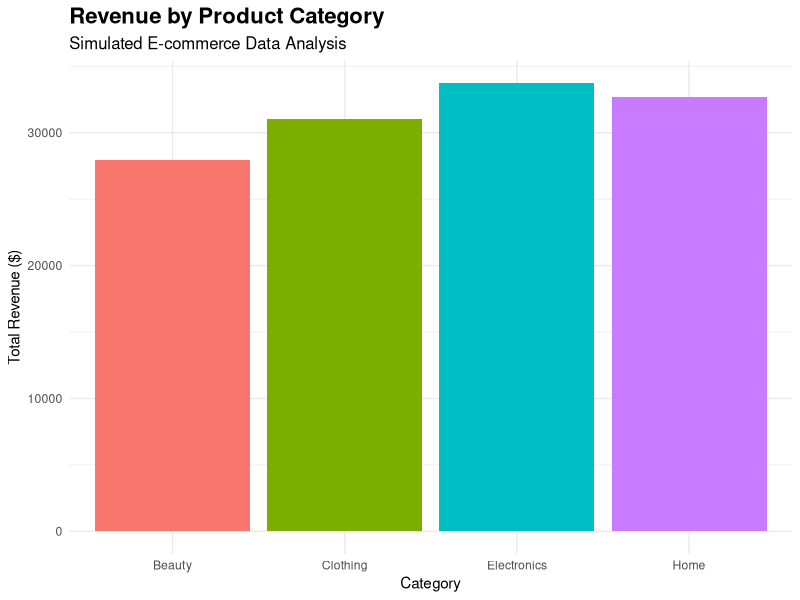
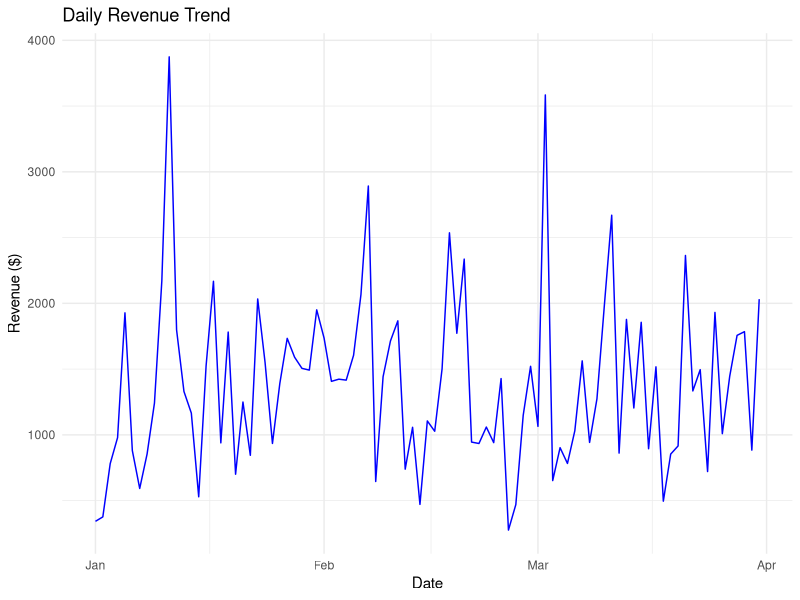
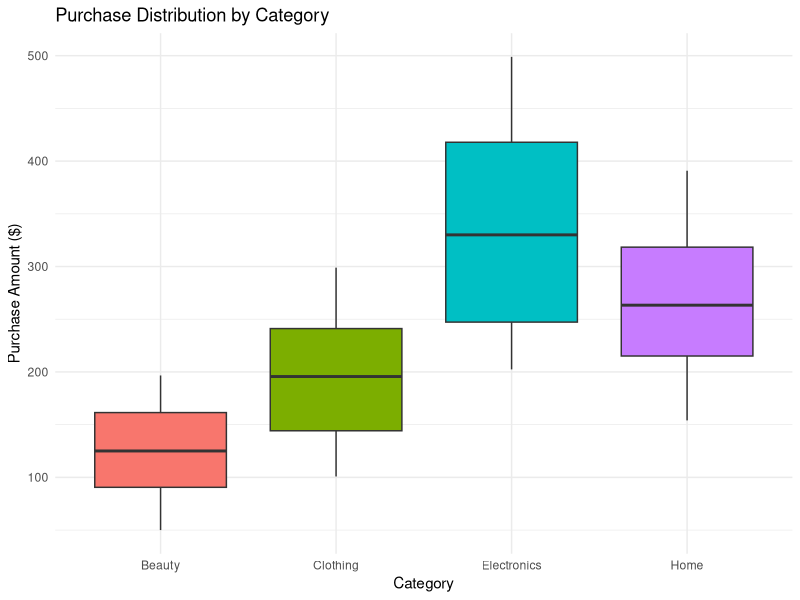
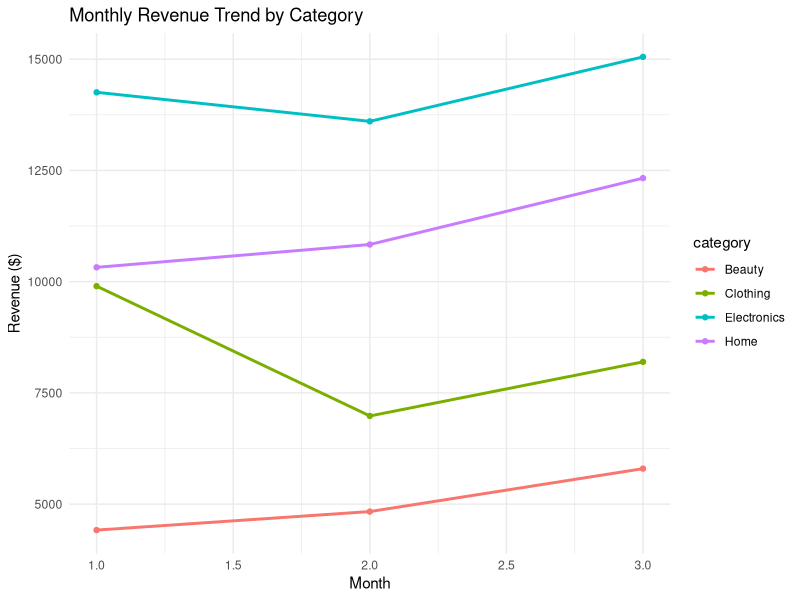

Generate these figures, in order, with R:
# ========================
# E-commerce Purchase Behavior Analysis (R)
# ========================

# ------------------------
# 1. Data Generation
# ------------------------
set.seed(123)

df <- data.frame(
  user_id = sample(1001:1100, 500, replace = TRUE),
  order_id = 1:500,
  purchase_amount = round(runif(500, 10, 500), 2),
  category = sample(c("Electronics", "Clothing", "Home", "Beauty"), 500, replace = TRUE),
  purchase_date = sample(
    seq(as.Date("2024-01-01"), as.Date("2024-03-31"), by = "day"),
    500,
    replace = TRUE
  )
)

# Quick checks
head(df)
summary(df)
table(df$category)

# ------------------------
# 2. Revenue by Category
# ------------------------
library(ggplot2)

revenue <- tapply(df$purchase_amount, df$category, sum)

revenue_df <- data.frame(
  category = names(revenue),
  revenue = as.numeric(revenue)
)

ggplot(revenue_df, aes(x = category, y = revenue, fill = category)) +
  geom_bar(stat = "identity") +
  labs(
    title = "Revenue by Product Category",
    subtitle = "Simulated E-commerce Data Analysis",
    x = "Category",
    y = "Total Revenue ($)"
  ) +
  theme_minimal() +
  theme(
    legend.position = "none",
    plot.title = element_text(size = 16, face = "bold"),
    plot.subtitle = element_text(size = 12)
  )

max_category <- revenue_df[which.max(revenue_df$revenue), ]
max_category

# ------------------------
# 3. Daily Revenue Trend
# ------------------------
daily_revenue <- aggregate(purchase_amount ~ purchase_date, data = df, sum)
head(daily_revenue)

ggplot(daily_revenue, aes(x = purchase_date, y = purchase_amount)) +
  geom_line(color = "blue") +
  labs(
    title = "Daily Revenue Trend",
    x = "Date",
    y = "Revenue ($)"
  ) +
  theme_minimal()

peak_day <- daily_revenue[which.max(daily_revenue$purchase_amount), ]
peak_day

# ------------------------
# 4. User Revenue Analysis
# ------------------------
user_revenue <- aggregate(purchase_amount ~ user_id, data = df, sum)
head(user_revenue)

top_user <- user_revenue[which.max(user_revenue$purchase_amount), ]
top_user

user_revenue_sorted <- user_revenue[order(-user_revenue$purchase_amount), ]
top10 <- head(user_revenue_sorted, 10)
top10

top10_share <- sum(top10$purchase_amount) / sum(user_revenue$purchase_amount)
top10_share

# ------------------------
# 5. Customer Segmentation
# ------------------------
user_revenue$segment <- ifelse(
  user_revenue$purchase_amount > 2000, "High Value",
  ifelse(user_revenue$purchase_amount > 1000, "Medium Value", "Low Value")
)

head(user_revenue)
table(user_revenue$segment)

# ------------------------
# 6. Feature Engineering
# ------------------------
df$month <- format(df$purchase_date, "%m")
df$day <- format(df$purchase_date, "%d")

head(df)

df$month <- as.numeric(df$month)
df$day <- as.numeric(df$day)
df$category <- as.factor(df$category)

str(df)

# ------------------------
# 7. Initial Linear Model
# ------------------------
model <- lm(purchase_amount ~ category + month + day, data = df)
summary(model)

# ------------------------
# 8. Structured Purchase Amount for Better Modeling
# ------------------------
df$purchase_amount <- round(
  ifelse(df$category == "Electronics", runif(500, 200, 500),
  ifelse(df$category == "Home", runif(500, 150, 400),
  ifelse(df$category == "Clothing", runif(500, 100, 300),
         runif(500, 50, 200)))),
  2
)

model <- lm(purchase_amount ~ category + month + day, data = df)
summary(model)

# ------------------------
# 9. Boxplot by Category
# ------------------------
ggplot(df, aes(x = category, y = purchase_amount, fill = category)) +
  geom_boxplot() +
  labs(
    title = "Purchase Distribution by Category",
    x = "Category",
    y = "Purchase Amount ($)"
  ) +
  theme_minimal() +
  theme(legend.position = "none")

# ------------------------
# 10. Monthly Revenue Trend by Category
# ------------------------
monthly_revenue <- aggregate(purchase_amount ~ month + category, data = df, sum)

ggplot(monthly_revenue, aes(x = month, y = purchase_amount, color = category)) +
  geom_line(linewidth = 1) +
  geom_point() +
  labs(
    title = "Monthly Revenue Trend by Category",
    x = "Month",
    y = "Revenue ($)"
  ) +
  theme_minimal()
